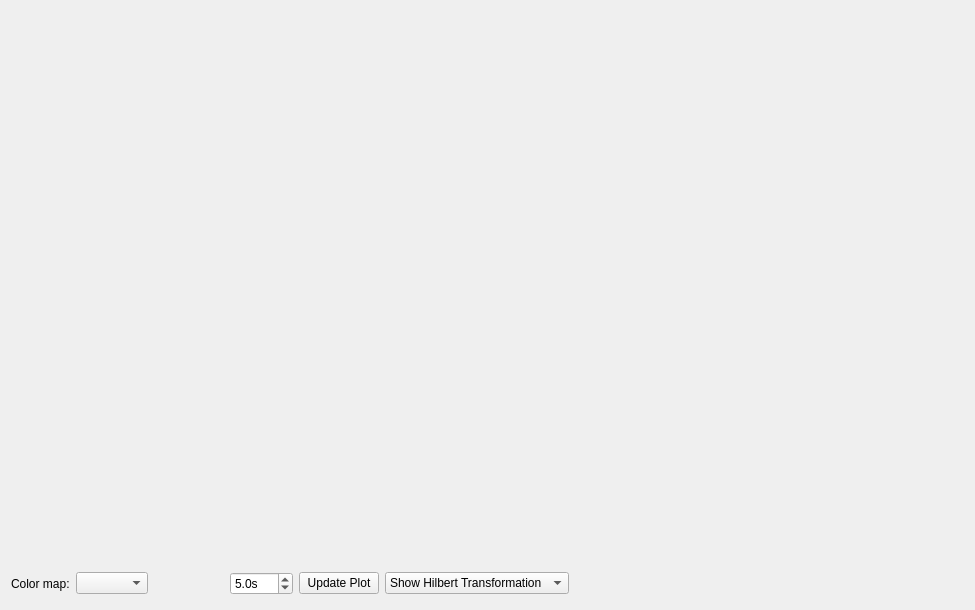
<?xml version="1.0" encoding="UTF-8"?>
<ui version="4.0">
 <class>SSTWidgetUi</class>
 <widget class="QWidget" name="SSTWidgetUi">
  <property name="geometry">
   <rect>
    <x>0</x>
    <y>0</y>
    <width>975</width>
    <height>610</height>
   </rect>
  </property>
  <property name="windowTitle">
   <string>Spatio-Temporal representation</string>
  </property>
  <property name="windowIcon">
   <iconset resource="../../../resources/AnyWave.qrc">
    <normaloff>:/images/AnyWave_icon.png</normaloff>:/images/AnyWave_icon.png</iconset>
  </property>
  <layout class="QVBoxLayout" name="verticalLayout" stretch="1,0">
   <item>
    <widget class="QWidget" name="widget" native="true">
     <property name="sizePolicy">
      <sizepolicy hsizetype="Preferred" vsizetype="Preferred">
       <horstretch>0</horstretch>
       <verstretch>0</verstretch>
      </sizepolicy>
     </property>
    </widget>
   </item>
   <item>
    <layout class="QHBoxLayout" name="horizontalLayout">
     <item>
      <widget class="QLabel" name="label">
       <property name="text">
        <string>Color map:</string>
       </property>
      </widget>
     </item>
     <item>
      <widget class="AwComboCMap" name="comboBox"/>
     </item>
     <item>
      <widget class="QPushButton" name="buttonBack">
       <property name="minimumSize">
        <size>
         <width>32</width>
         <height>31</height>
        </size>
       </property>
       <property name="maximumSize">
        <size>
         <width>32</width>
         <height>32</height>
        </size>
       </property>
       <property name="text">
        <string/>
       </property>
       <property name="icon">
        <iconset resource="../../../resources/AnyWave.qrc">
         <normaloff>:/images/back32x32.png</normaloff>:/images/back32x32.png</iconset>
       </property>
       <property name="iconSize">
        <size>
         <width>32</width>
         <height>32</height>
        </size>
       </property>
       <property name="flat">
        <bool>true</bool>
       </property>
      </widget>
     </item>
     <item>
      <widget class="QPushButton" name="buttonForward">
       <property name="minimumSize">
        <size>
         <width>32</width>
         <height>31</height>
        </size>
       </property>
       <property name="maximumSize">
        <size>
         <width>32</width>
         <height>32</height>
        </size>
       </property>
       <property name="text">
        <string/>
       </property>
       <property name="icon">
        <iconset resource="../../../resources/AnyWave.qrc">
         <normaloff>:/images/fwd32x32.png</normaloff>:/images/fwd32x32.png</iconset>
       </property>
       <property name="iconSize">
        <size>
         <width>32</width>
         <height>32</height>
        </size>
       </property>
       <property name="flat">
        <bool>true</bool>
       </property>
      </widget>
     </item>
     <item>
      <widget class="QDoubleSpinBox" name="spinDuration">
       <property name="suffix">
        <string>s</string>
       </property>
       <property name="decimals">
        <number>1</number>
       </property>
       <property name="maximum">
        <double>100.000000000000000</double>
       </property>
       <property name="value">
        <double>5.000000000000000</double>
       </property>
      </widget>
     </item>
     <item>
      <widget class="QPushButton" name="buttonUpdate">
       <property name="text">
        <string>Update Plot</string>
       </property>
      </widget>
     </item>
     <item>
      <widget class="QComboBox" name="comboBoxPlots">
       <item>
        <property name="text">
         <string>Show Hilbert Transformation</string>
        </property>
       </item>
       <item>
        <property name="text">
         <string>Show Amplitudes</string>
        </property>
       </item>
      </widget>
     </item>
     <item>
      <spacer name="horizontalSpacer">
       <property name="orientation">
        <enum>Qt::Horizontal</enum>
       </property>
       <property name="sizeHint" stdset="0">
        <size>
         <width>40</width>
         <height>20</height>
        </size>
       </property>
      </spacer>
     </item>
    </layout>
   </item>
  </layout>
 </widget>
 <layoutdefault spacing="6" margin="11"/>
 <customwidgets>
  <customwidget>
   <class>AwComboCMap</class>
   <extends>QComboBox</extends>
   <header location="global">widget/AwComboCMap.h</header>
  </customwidget>
 </customwidgets>
 <resources>
  <include location="../../../resources/AnyWave.qrc"/>
 </resources>
 <connections/>
</ui>
